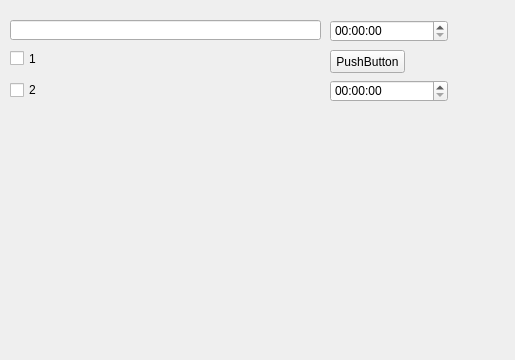
<?xml version="1.0" encoding="UTF-8"?>
<ui version="4.0">
 <class>Form</class>
 <widget class="QWidget" name="Form">
  <property name="geometry">
   <rect>
    <x>0</x>
    <y>0</y>
    <width>515</width>
    <height>360</height>
   </rect>
  </property>
  <property name="windowTitle">
   <string>Form</string>
  </property>
  <widget class="QLineEdit" name="lineEdit">
   <property name="geometry">
    <rect>
     <x>10</x>
     <y>20</y>
     <width>311</width>
     <height>20</height>
    </rect>
   </property>
  </widget>
  <widget class="QPushButton" name="pushButton">
   <property name="geometry">
    <rect>
     <x>330</x>
     <y>50</y>
     <width>75</width>
     <height>23</height>
    </rect>
   </property>
   <property name="text">
    <string>PushButton</string>
   </property>
  </widget>
  <widget class="QTimeEdit" name="timeEdit">
   <property name="geometry">
    <rect>
     <x>330</x>
     <y>20</y>
     <width>118</width>
     <height>22</height>
    </rect>
   </property>
  </widget>
  <widget class="QTimeEdit" name="timeEdit_2">
   <property name="geometry">
    <rect>
     <x>330</x>
     <y>80</y>
     <width>118</width>
     <height>22</height>
    </rect>
   </property>
  </widget>
  <widget class="QCheckBox" name="checkBox">
   <property name="geometry">
    <rect>
     <x>10</x>
     <y>50</y>
     <width>70</width>
     <height>17</height>
    </rect>
   </property>
   <property name="text">
    <string>1</string>
   </property>
  </widget>
  <widget class="QCheckBox" name="checkBox_2">
   <property name="geometry">
    <rect>
     <x>10</x>
     <y>80</y>
     <width>71</width>
     <height>20</height>
    </rect>
   </property>
   <property name="text">
    <string>2</string>
   </property>
  </widget>
 </widget>
 <resources/>
 <connections/>
</ui>
